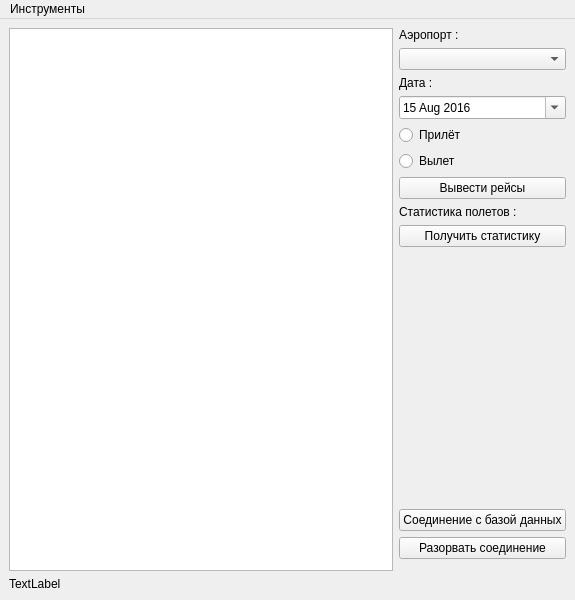
<?xml version="1.0" encoding="UTF-8"?>
<ui version="4.0">
 <class>MainWindow</class>
 <widget class="QMainWindow" name="MainWindow">
  <property name="geometry">
   <rect>
    <x>0</x>
    <y>0</y>
    <width>575</width>
    <height>600</height>
   </rect>
  </property>
  <property name="minimumSize">
   <size>
    <width>575</width>
    <height>600</height>
   </size>
  </property>
  <property name="maximumSize">
   <size>
    <width>575</width>
    <height>800</height>
   </size>
  </property>
  <property name="windowTitle">
   <string>Инспектор аэропортов</string>
  </property>
  <property name="styleSheet">
   <string notr="true">Steel=rgb(0, 0, 255);</string>
  </property>
  <widget class="QWidget" name="centralwidget">
   <layout class="QGridLayout" name="gridLayout">
    <item row="11" column="1">
     <widget class="QPushButton" name="pb_disconnect">
      <property name="text">
       <string>Разорвать соединение</string>
      </property>
     </widget>
    </item>
    <item row="14" column="0">
     <widget class="QLabel" name="lb_statusConnect">
      <property name="maximumSize">
       <size>
        <width>250</width>
        <height>25</height>
       </size>
      </property>
      <property name="text">
       <string>TextLabel</string>
      </property>
     </widget>
    </item>
    <item row="3" column="1">
     <widget class="QDateEdit" name="dE_date">
      <property name="maximumDate">
       <date>
        <year>2017</year>
        <month>9</month>
        <day>14</day>
       </date>
      </property>
      <property name="minimumDate">
       <date>
        <year>2016</year>
        <month>8</month>
        <day>15</day>
       </date>
      </property>
      <property name="calendarPopup">
       <bool>true</bool>
      </property>
     </widget>
    </item>
    <item row="7" column="1">
     <widget class="QLabel" name="lb_statistica">
      <property name="maximumSize">
       <size>
        <width>250</width>
        <height>50</height>
       </size>
      </property>
      <property name="text">
       <string>Статистика полетов :</string>
      </property>
     </widget>
    </item>
    <item row="2" column="1">
     <widget class="QLabel" name="lb_date">
      <property name="maximumSize">
       <size>
        <width>16777215</width>
        <height>25</height>
       </size>
      </property>
      <property name="text">
       <string>Дата :</string>
      </property>
     </widget>
    </item>
    <item row="0" column="1">
     <widget class="QLabel" name="lb_aeroport">
      <property name="maximumSize">
       <size>
        <width>16777215</width>
        <height>25</height>
       </size>
      </property>
      <property name="text">
       <string>Аэропорт :</string>
      </property>
     </widget>
    </item>
    <item row="1" column="1">
     <widget class="QComboBox" name="cb_listAiroport">
      <property name="minimumSize">
       <size>
        <width>160</width>
        <height>0</height>
       </size>
      </property>
     </widget>
    </item>
    <item row="0" column="0" rowspan="14">
     <widget class="QTableView" name="tv_viewDateBase"/>
    </item>
    <item row="4" column="1">
     <widget class="QRadioButton" name="rb_arrival">
      <property name="text">
       <string>Прилёт</string>
      </property>
     </widget>
    </item>
    <item row="6" column="1">
     <widget class="QPushButton" name="pb_receiverFlight">
      <property name="text">
       <string>Вывести рейсы</string>
      </property>
     </widget>
    </item>
    <item row="8" column="1">
     <widget class="QPushButton" name="pb_receive">
      <property name="text">
       <string>Получить статистику</string>
      </property>
     </widget>
    </item>
    <item row="5" column="1">
     <widget class="QRadioButton" name="rb_departure">
      <property name="text">
       <string>Вылет</string>
      </property>
     </widget>
    </item>
    <item row="9" column="1">
     <spacer name="verticalSpacer">
      <property name="orientation">
       <enum>Qt::Vertical</enum>
      </property>
      <property name="sizeHint" stdset="0">
       <size>
        <width>20</width>
        <height>40</height>
       </size>
      </property>
     </spacer>
    </item>
    <item row="10" column="1">
     <widget class="QPushButton" name="pb_connect">
      <property name="text">
       <string>Соединение с базой данных</string>
      </property>
     </widget>
    </item>
   </layout>
  </widget>
  <widget class="QMenuBar" name="menubar">
   <property name="geometry">
    <rect>
     <x>0</x>
     <y>0</y>
     <width>575</width>
     <height>21</height>
    </rect>
   </property>
   <widget class="QMenu" name="menuTools">
    <property name="title">
     <string>Инструменты</string>
    </property>
    <addaction name="actionStatistica"/>
    <addaction name="actionAbout"/>
   </widget>
   <addaction name="menuTools"/>
  </widget>
  <action name="actionStatistica">
   <property name="text">
    <string>Статистика</string>
   </property>
  </action>
  <action name="actionAbout">
   <property name="text">
    <string>О программе</string>
   </property>
  </action>
 </widget>
 <resources/>
 <connections/>
</ui>
